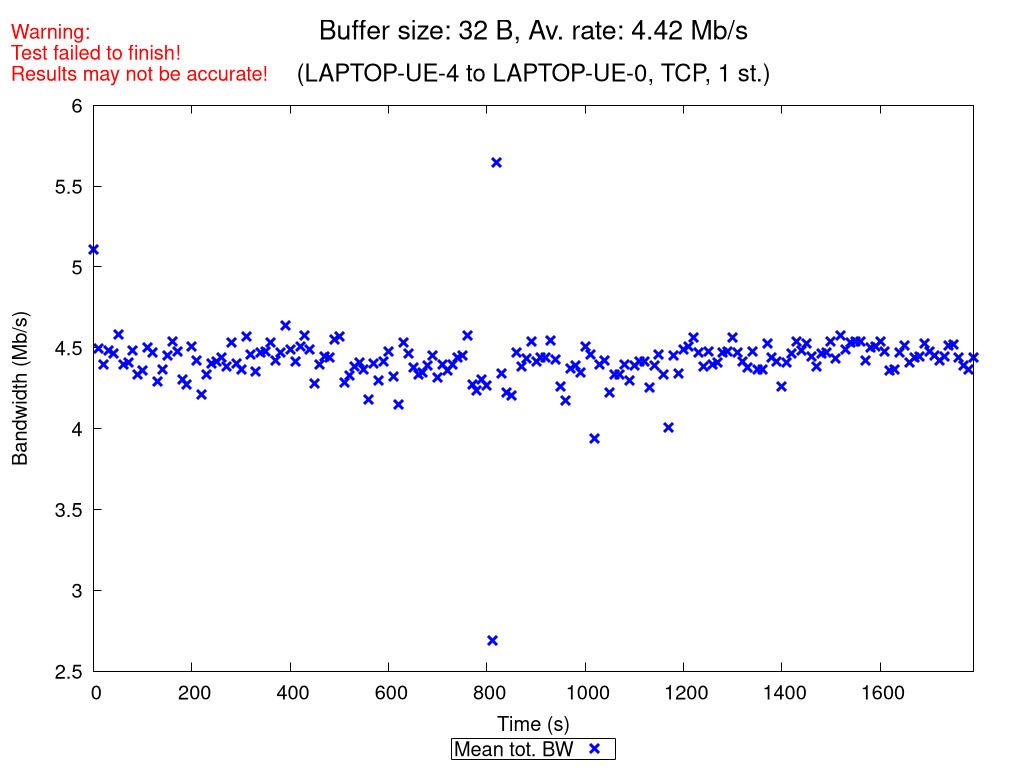

Recreate this plot in gnuplot.
set terminal pngcairo nocrop enhanced size 1024,768 font "Verdana,15"
set output "TCP_1_st_2020_10_18_09-41-26_two2one_00032B.png"

set title "{/=20 Buffer size: 32 B, Av. rate: 4.42 Mb/s}\n\n{/=18 (LAPTOP-UE-4 to LAPTOP-UE-0, TCP, 1 st.)}"
set label "Warning:\nTest failed to finish!\nResults may not be accurate!" at screen 0.01, screen 0.96 tc rgb "red"

set xlabel "Time (s)"
set ylabel "Bandwidth (Mb/s)"
set ytics nomirror
set key bmargin center horizontal box samplen 1 width -1
set bmargin 4.6
set rmargin 4.5

rf = 1000000.0  # rate factor
set style fill transparent solid 0.2 noborder
set autoscale xfix
plot "TCP_1_st_2020_10_18_09-41-26_two2one_00032B_iperf_processed.dat" using 1:($2/rf-$3/rf):($2/rf+$3/rf) with filledcurves lc rgb "blue" notitle, \
     "" using 1:($2/rf) with points pt 2 ps 1.5 lw 3 lc rgb "blue" title "Mean tot. BW", \
